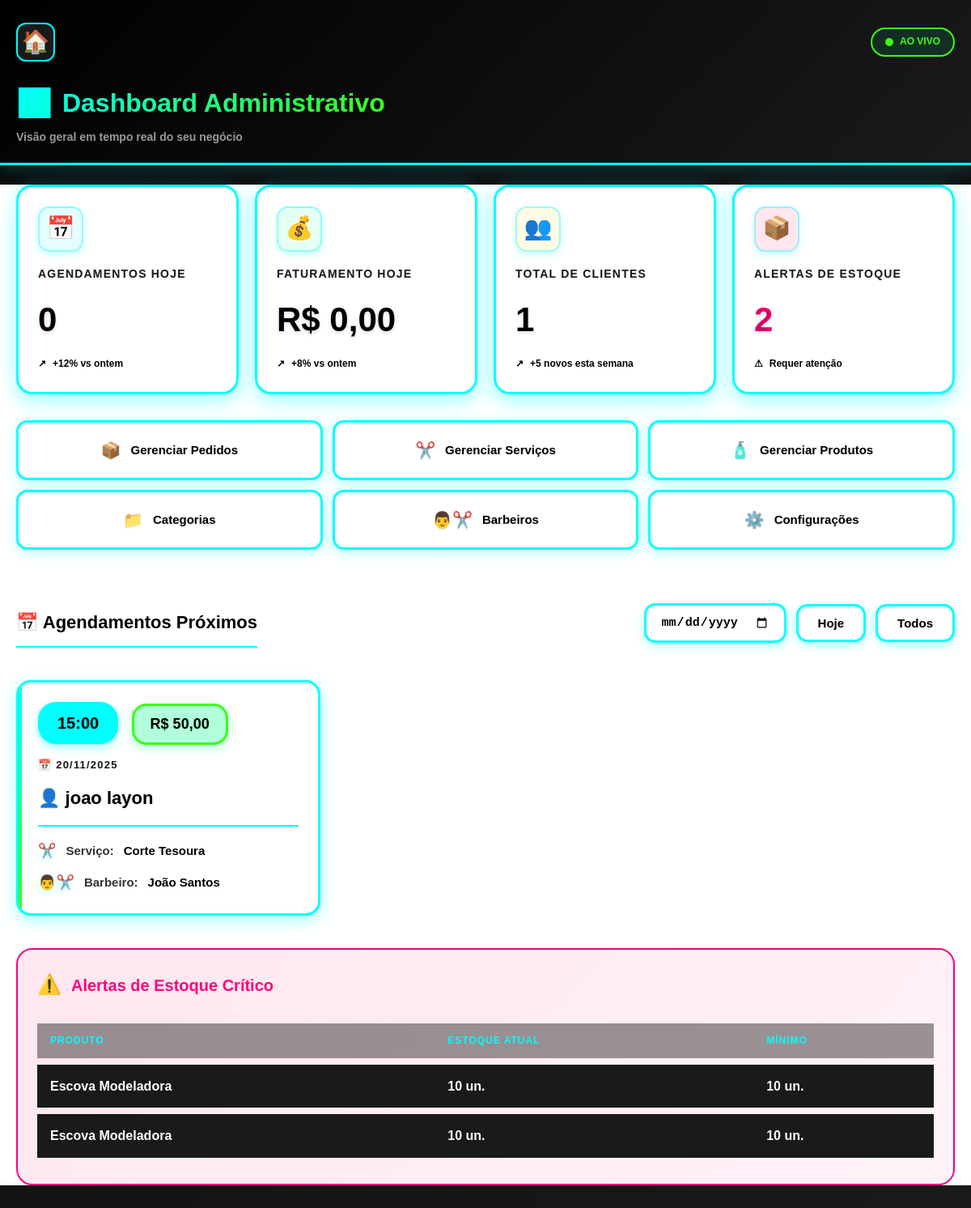
/admin (signed in), run on the app's committed database.
### tables this page shows
CREATE TABLE agendamentos (
            id INTEGER PRIMARY KEY AUTOINCREMENT,
            cliente_id INTEGER,
            barbeiro_id INTEGER,
            servico_id INTEGER,
            data_hora TEXT NOT NULL,
            status TEXT DEFAULT 'agendado',
            observacoes TEXT,
            valor REAL,
            data_criacao TEXT DEFAULT CURRENT_TIMESTAMP,
            FOREIGN KEY (cliente_id) REFERENCES clientes(id),
            FOREIGN KEY (barbeiro_id) REFERENCES barbeiros(id),
            FOREIGN KEY (servico_id) REFERENCES servicos(id)
        );

CREATE TABLE clientes (
            id INTEGER PRIMARY KEY AUTOINCREMENT,
            nome TEXT NOT NULL,
            telefone TEXT UNIQUE NOT NULL,
            pontos_fidelidade INTEGER DEFAULT 0,
            total_gasto REAL DEFAULT 0,
            data_cadastro TEXT DEFAULT CURRENT_TIMESTAMP,
            ultima_visita TEXT
        );

CREATE TABLE servicos (
            id INTEGER PRIMARY KEY AUTOINCREMENT,
            nome TEXT NOT NULL,
            descricao TEXT,
            preco REAL NOT NULL,
            duracao_minutos INTEGER DEFAULT 30,
            imagem TEXT,
            categoria_id INTEGER,
            ativo INTEGER DEFAULT 1,
            destaque INTEGER DEFAULT 0,
            promocao INTEGER DEFAULT 0,
            preco_promocional REAL,
            FOREIGN KEY (categoria_id) REFERENCES categorias(id)
        );

CREATE TABLE barbeiros (
            id INTEGER PRIMARY KEY AUTOINCREMENT,
            nome TEXT NOT NULL,
            foto TEXT,
            especialidade TEXT,
            telefone TEXT,
            email TEXT,
            comissao_tipo TEXT DEFAULT 'percentual' CHECK (comissao_tipo IN ('percentual', 'fixa')),
            comissao_valor REAL DEFAULT 50.0,
            ativo INTEGER DEFAULT 1,
            data_cadastro TEXT DEFAULT CURRENT_TIMESTAMP
        );

CREATE TABLE produtos (
            id INTEGER PRIMARY KEY AUTOINCREMENT,
            nome TEXT NOT NULL,
            descricao TEXT,
            preco REAL NOT NULL,
            estoque INTEGER DEFAULT 0,
            estoque_minimo INTEGER DEFAULT 5,
            imagem TEXT,
            categoria_id INTEGER,
            ativo INTEGER DEFAULT 1,
            destaque INTEGER DEFAULT 0,
            promocao INTEGER DEFAULT 0,
            preco_promocional REAL,
            FOREIGN KEY (categoria_id) REFERENCES categorias(id)
        );

### app.py (the view)
@app.route('/admin')
@admin_required
def admin():
    conn = db.get_db_connection()
    cursor = conn.cursor()
    hoje = datetime.now().strftime('%Y-%m-%d')
    data_filtro = request.args.get('data', None)
    cursor.execute('''SELECT COUNT(*) as total FROM agendamentos
                     WHERE DATE(data_hora) = ? AND status != 'cancelado' ''', (hoje,))
    agendamentos_hoje = cursor.fetchone()['total']
    cursor.execute('''SELECT SUM(valor_total) as total FROM vendas
                     WHERE DATE(data_venda) = ?''', (hoje,))
    faturamento = cursor.fetchone()
    faturamento_hoje = faturamento['total'] if faturamento['total'] else 0
    cursor.execute('SELECT COUNT(*) as total FROM clientes')
    total_clientes = cursor.fetchone()['total']
    cursor.execute('SELECT COUNT(*) as total FROM produtos WHERE estoque <= estoque_minimo')
    produtos_baixo_estoque = cursor.fetchone()['total']
    if data_filtro:
        cursor.execute('''SELECT a.*, b.nome as barbeiro_nome, s.nome as servico_nome,
                         c.nome as cliente_nome,
                         COALESCE(a.valor, COALESCE(s.preco_promocional, s.preco)) as valor_exibir
                         FROM agendamentos a
                         LEFT JOIN barbeiros b ON a.barbeiro_id = b.id
                         LEFT JOIN servicos s ON a.servico_id = s.id
                         LEFT JOIN clientes c ON a.cliente_id = c.id
                         WHERE DATE(a.data_hora) = ? AND a.status != 'cancelado'
                         ORDER BY a.data_hora''', (data_filtro,))
    else:
        cursor.execute('''SELECT a.*, b.nome as barbeiro_nome, s.nome as servico_nome,
                         c.nome as cliente_nome,
                         COALESCE(a.valor, COALESCE(s.preco_promocional, s.preco)) as valor_exibir
                         FROM agendamentos a
                         LEFT JOIN barbeiros b ON a.barbeiro_id = b.id
                         LEFT JOIN servicos s ON a.servico_id = s.id
                         LEFT JOIN clientes c ON a.cliente_id = c.id
                         WHERE DATE(a.data_hora) >= ? AND a.status != 'cancelado'
                         ORDER BY a.data_hora''', (hoje,))
    agendamentos = cursor.fetchall()
    cursor.execute('SELECT * FROM produtos WHERE estoque <= estoque_minimo')
    estoque_alerta = cursor.fetchall()
    conn.close()
    return render_template('admin/dashboard.html',
                          agendamentos_hoje=agendamentos_hoje,
                          faturamento_hoje=faturamento_hoje,
                          total_clientes=total_clientes,
                          produtos_baixo_estoque=produtos_baixo_estoque,
                          agendamentos=agendamentos,
                          estoque_alerta=estoque_alerta,
                          data_filtro=data_filtro,
                          hoje=hoje)

### app.py (called while the page is built)
def get_configuracoes():
    conn = db.get_db_connection()
    cursor = conn.cursor()
    cursor.execute('SELECT * FROM configuracoes')
    configs_raw = cursor.fetchall()
    conn.close()
    configs = {}
    for config in configs_raw:
        configs[config['chave']] = config['valor']
    return configs

@app.context_processor
def inject_configs():
    return dict(site_config=get_configuracoes())

def admin_required(f):
    @wraps(f)
    def decorated_function(*args, **kwargs):
        if not session.get('admin_logged_in'):
            return redirect(url_for('login_admin'))
        return f(*args, **kwargs)
    return decorated_function

@app.template_filter('date_format')
def date_format_filter(value):
    if isinstance(value, str):
        try:
            dt = datetime.strptime(value, '%Y-%m-%d')
        except:
            try:
                dt = datetime.strptime(value, '%Y-%m-%d %H:%M:%S')
            except:
                try:
                    dt = datetime.fromisoformat(value)
                except:
                    return value
    else:
        dt = value
    return dt.strftime('%d/%m/%Y')

@app.template_filter('currency')
def currency_filter(value):
    return f"R$ {value:,.2f}".replace(',', 'X').replace('.', ',').replace('X', '.')

### database.py (called while the page is built)
def get_db_connection():
    conn = sqlite3.connect(DB_PATH)
    conn.row_factory = sqlite3.Row
    return conn

### templates/admin/dashboard.html (shortened to what this page needs)
<!DOCTYPE html>
<html lang="pt-BR">
<head>
    <link rel="stylesheet" href="{{ url_for('static', filename='css/style.css') }}">
</head>
<body>
    <div class="admin-dashboard">
        <div class="admin-header">
            <div class="container">
                <div style="display: flex; justify-content: space-between; align-items: center; margin-bottom: 20px; padding: 8px 0;">
                    <a href="/" class="menu-btn" style="text-decoration: none; font-size: 28px; line-height: 1; display: flex; align-items: center;">🏠</a>
                    <div class="live-indicator">
                        <div class="live-dot"></div>
                        <span class="live-text">Ao Vivo</span>
                    </div>
                </div>
                <div class="admin-title" style="padding: 4px 0;">
                    <h1 style="line-height: 1.2; display: flex; align-items: center; gap: 12px;">
                        <span style="font-size: 36px; line-height: 1;">📊</span>
                        <span>Dashboard Administrativo</span>
                    </h1>
                </div>
                <p style="color: #999999; font-size: 14px; font-weight: 600; margin-top: 8px;">Visão geral em tempo real do seu negócio</p>
            </div>
        </div>
        <main class="container">
            <div class="dashboard-grid">
                <div class="metric-card">
                    <div class="metric-header">
                        <div class="metric-icon" style="background: rgba(0, 229, 255, 0.1);">📅</div>
                    </div>
                    <div class="metric-label">Agendamentos Hoje</div>
                    <div class="metric-value">{{ agendamentos_hoje }}</div>
                    <div class="metric-trend trend-up">
                        <span>↗</span>
                        <span>+12% vs ontem</span>
                    </div>
                </div>
                <div class="metric-card">
                    <div class="metric-header">
                        <div class="metric-icon" style="background: rgba(0, 255, 136, 0.1);">💰</div>
                    </div>
                    <div class="metric-label">Faturamento Hoje</div>
                    <div class="metric-value">{{ faturamento_hoje|currency }}</div>
                    <div class="metric-trend trend-up">
                        <span>↗</span>
                        <span>+8% vs ontem</span>
                    </div>
                </div>
                <div class="metric-card">
                    <div class="metric-header">
                        <div class="metric-icon" style="background: rgba(255, 215, 0, 0.1);">👥</div>
                    </div>
                    <div class="metric-label">Total de Clientes</div>
                    <div class="metric-value">{{ total_clientes }}</div>
                    <div class="metric-trend trend-up">
                        <span>↗</span>
                        <span>+5 novos esta semana</span>
                    </div>
                </div>
                <div class="metric-card">
                    <div class="metric-header">
                        <div class="metric-icon" style="background: {% if produtos_baixo_estoque > 0 %}rgba(255, 17, 102, 0.1){% else %}rgba(0, 255, 136, 0.1){% endif %};">📦</div>
                    </div>
                    <div class="metric-label">Alertas de Estoque</div>
                    <div class="metric-value" style="{% if produtos_baixo_estoque > 0 %}background: linear-gradient(135deg, var(--vermelho-neon), #CC0044);{% endif %} -webkit-background-clip: text; -webkit-text-fill-color: transparent;">{{ produtos_baixo_estoque }}</div>
                    <div class="metric-trend {% if produtos_baixo_estoque > 0 %}trend-down{% else %}trend-up{% endif %}">
                        <span>{% if produtos_baixo_estoque > 0 %}⚠{% else %}✓{% endif %}</span>
                        <span>{% if produtos_baixo_estoque > 0 %}Requer atenção{% else %}Tudo OK{% endif %}</span>
                    </div>
                </div>
            </div>
            <div class="quick-actions">
                <a href="/admin/pedidos" class="action-btn">
                    <span class="action-icon">📦</span>
                    <span>Gerenciar Pedidos</span>
                </a>
                <a href="/admin/servicos" class="action-btn">
                    <span class="action-icon">✂️</span>
                    <span>Gerenciar Serviços</span>
                </a>
                <a href="/admin/produtos" class="action-btn">
                    <span class="action-icon">🧴</span>
                    <span>Gerenciar Produtos</span>
                </a>
                <a href="/admin/categorias" class="action-btn">
                    <span class="action-icon">📁</span>
                    <span>Categorias</span>
                </a>
                <a href="/admin/barbeiros" class="action-btn">
                    <span class="action-icon">👨‍✂️</span>
                    <span>Barbeiros</span>
                </a>
                <a href="/admin/configuracoes" class="action-btn">
                    <span class="action-icon">⚙️</span>
                    <span>Configurações</span>
                </a>
            </div>
            <div class="section-header">
                <div class="section-title">
                    <span>📅</span>
                    <span>Agendamentos{% if data_filtro %} - {{ data_filtro }}{% else %} Próximos{% endif %}</span>
                </div>
                <div class="filter-controls">
                    <input type="date" id="filtro-data" value="{{ data_filtro or '' }}" class="date-picker" onchange="filtrarPorData(this.value)">
                    <button onclick="filtrarPorData('{{ hoje }}')" class="filter-btn">Hoje</button>
                    <button onclick="limparFiltro()" class="filter-btn">Todos</button>
                </div>
            </div>
            {% if agendamentos %}
            <div class="appointments-grid">
                {% for agendamento in agendamentos %}
                <div class="appointment-card">
                    <div>
                        <span class="appointment-time">{{ agendamento.data_hora.split(' ')[1][:5] }}</span>
                        <span class="appointment-value">{{ agendamento.valor_exibir|currency }}</span>
                    </div>
                    <div class="appointment-date">📅 {{ agendamento.data_hora|date_format }}</div>
                    <div class="appointment-client">👤 {{ agendamento.cliente_nome or 'Cliente Anônimo' }}</div>
                    <div class="appointment-details">
                        <div class="detail-row">
                            <span class="detail-icon">✂️</span>
                            <span class="detail-label">Serviço:</span>
                            <span class="detail-value">{{ agendamento.servico_nome }}</span>
                        </div>
                        <div class="detail-row">
                            <span class="detail-icon">👨‍✂️</span>
                            <span class="detail-label">Barbeiro:</span>
                            <span class="detail-value">{{ agendamento.barbeiro_nome }}</span>
                        </div>
                    </div>
                </div>
                {% endfor %}
            </div>
            {% else %}
            <div class="empty-state">
                <div class="empty-icon">📅</div>
                <div class="empty-text">Nenhum agendamento encontrado para este período</div>
            </div>
            {% endif %}
            {% if estoque_alerta %}
            <div class="alert-section">
                <div class="alert-header">
                    <span style="font-size: 24px;">⚠️</span>
                    <span class="alert-title">Alertas de Estoque Crítico</span>
                </div>
                <table class="stock-table">
                    <thead>
                        <tr>
                            <th>Produto</th>
                            <th>Estoque Atual</th>
                            <th>Mínimo</th>
                        </tr>
                    </thead>
                    <tbody>
                        {% for produto in estoque_alerta %}
                        <tr>
                            <td style="font-weight: 700;">{{ produto.nome }}</td>
                            <td class="stock-critical">{{ produto.estoque }} un.</td>
                            <td>{{ produto.estoque_minimo }} un.</td>
                        </tr>
                        {% endfor %}
                    </tbody>
                </table>
            </div>
            {% endif %}
        </main>
    </div>
</body>
</html>

### static/css/style.css (style rules this page uses)
:root { --preto: #000000; --azul-neon: #00E5FF; --azul-neon-escuro: #00B8E6; --cinza-escuro: #1a1a1a; --cinza-medio: #333333; --branco: #FFFFFF; --cinza-claro: #E0E0E0; --verde-neon: #00FF88; --vermelho-neon: #FF1166; --amarelo-neon: #FFD700; }
* { margin: 0; padding: 0; box-sizing: border-box; }
body { font-family: -apple-system, BlinkMacSystemFont, 'Segoe UI', Roboto, Oxygen, Ubuntu, Cantarell, sans-serif; background-color: #FFFFFF; background: #FFFFFF; color: #000000; line-height: 1.6; padding-bottom: 120px; padding-top: 220px; }
.container { max-width: 600px; margin: 0 auto; padding: 0 16px; }
main { background: #FFFFFF; color: #000000; }
main h1, main h2, main h3, main h4, main h5, main h6, main p, main span, main label, main div { color: #000000; }
.menu-btn { background: var(--cinza-escuro); border: 2px solid var(--azul-neon); color: var(--azul-neon); width: 48px; height: 48px; border-radius: 12px; font-size: 24px; cursor: pointer; display: flex; align-items: center; justify-content: center; transition: all 0.3s ease; }

### data on the page
agendamentos: data_hora "15:00", valor_exibir "R$ 50,00", data_hora "20/11/2025", nome "joao layon", servico_nome "Corte Tesoura", barbeiro_nome "João Santos"
produtos: nome "Escova Modeladora", estoque "10", estoque_minimo "10"
produtos: nome "Escova Modeladora", estoque "10", estoque_minimo "10"

### other printed values
{{ agendamentos_hoje }} "0"
{{ faturamento_hoje|currency }} "R$ 0,00"
{{ total_clientes }} "1"
{{ produtos_baixo_estoque }} "2"
